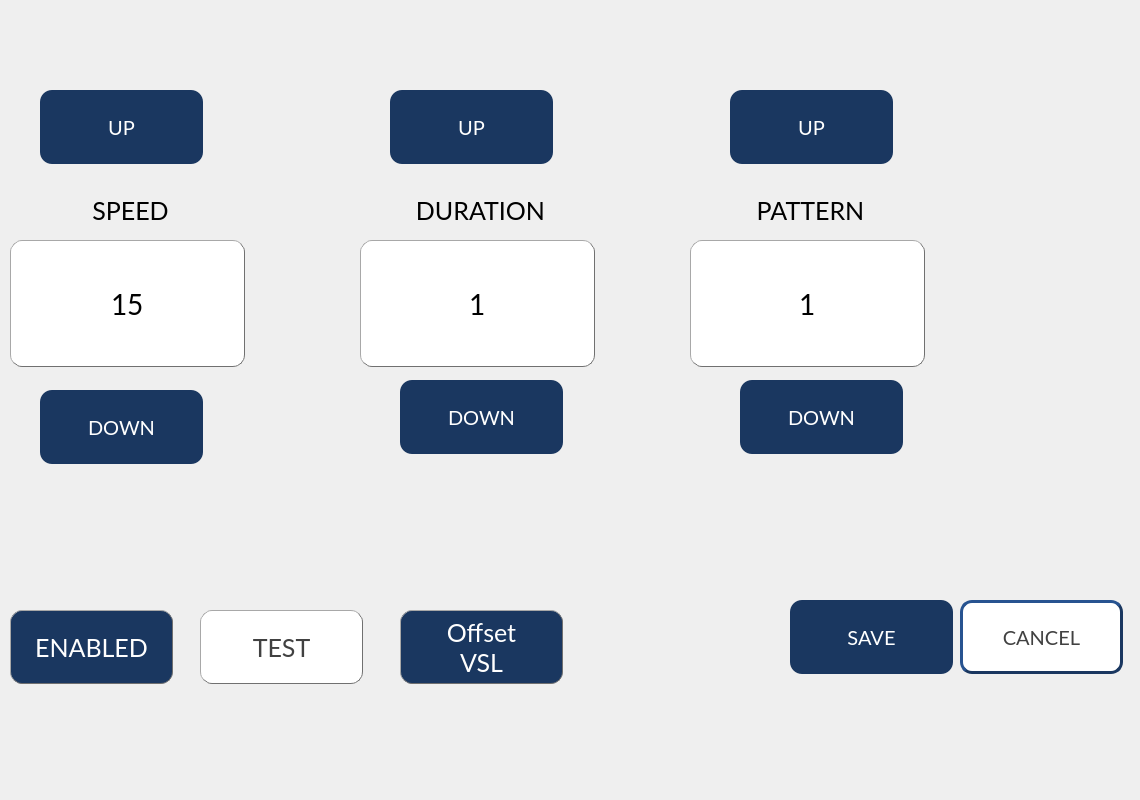
<?xml version="1.0" encoding="UTF-8"?>
<ui version="4.0">
 <class>HNS_Strobe_Settings_Screen</class>
 <widget class="QWidget" name="HNS_Strobe_Settings_Screen">
  <property name="geometry">
   <rect>
    <x>0</x>
    <y>0</y>
    <width>1140</width>
    <height>800</height>
   </rect>
  </property>
  <property name="windowTitle">
   <string>Form</string>
  </property>
  <widget class="QPushButton" name="PB_StrobeSet_Save">
   <property name="geometry">
    <rect>
     <x>790</x>
     <y>600</y>
     <width>163</width>
     <height>74</height>
    </rect>
   </property>
   <property name="font">
    <font>
     <family>Lato</family>
     <pointsize>15</pointsize>
    </font>
   </property>
   <property name="styleSheet">
    <string notr="true">QPushButton{
	background-color:#1A3760;
	color:#FFFFFF;
	border-radius:12px;
}</string>
   </property>
   <property name="text">
    <string>SAVE</string>
   </property>
  </widget>
  <widget class="QPushButton" name="PB_StrobeSet_Cancel">
   <property name="geometry">
    <rect>
     <x>960</x>
     <y>600</y>
     <width>163</width>
     <height>74</height>
    </rect>
   </property>
   <property name="font">
    <font>
     <family>Lato</family>
     <pointsize>15</pointsize>
    </font>
   </property>
   <property name="styleSheet">
    <string notr="true">QPushButton{
	background-color:#FFFFFF;
	color:#414141;
	border-style:outset;
	border-width:3px;
	border-color:#1A3760;
	border-radius:12px;
}</string>
   </property>
   <property name="text">
    <string>CANCEL</string>
   </property>
  </widget>
  <widget class="QLineEdit" name="LE_StrobeSet_Pattern">
   <property name="enabled">
    <bool>false</bool>
   </property>
   <property name="geometry">
    <rect>
     <x>690</x>
     <y>240</y>
     <width>235</width>
     <height>127</height>
    </rect>
   </property>
   <property name="font">
    <font>
     <family>Lato</family>
     <pointsize>21</pointsize>
    </font>
   </property>
   <property name="styleSheet">
    <string notr="true">QLineEdit{
	background-color:white;
	border-style:outset;
	border-width:1px;
	border-color:#707070;
	border-radius:12px;
}

QLineEdit:disabled{
	background-color:#FFFFFF;
	color:#000000;
}</string>
   </property>
   <property name="text">
    <string>1</string>
   </property>
   <property name="alignment">
    <set>Qt::AlignCenter</set>
   </property>
  </widget>
  <widget class="QPushButton" name="PB_StrobeSet_Enable">
   <property name="geometry">
    <rect>
     <x>10</x>
     <y>610</y>
     <width>163</width>
     <height>74</height>
    </rect>
   </property>
   <property name="font">
    <font>
     <family>Lato</family>
     <pointsize>19</pointsize>
    </font>
   </property>
   <property name="styleSheet">
    <string notr="true">QPushButton{
	background-color:#FFFFFF;
	color:#414141;
	border-style:outset;
	border-width:1px;
	border-color:#707070;
	border-radius:12px;
}

QPushButton:checked{
	background-color:#1A3760;
	color:#FFFFFF;
}</string>
   </property>
   <property name="text">
    <string>ENABLED</string>
   </property>
   <property name="checkable">
    <bool>true</bool>
   </property>
   <property name="checked">
    <bool>true</bool>
   </property>
  </widget>
  <widget class="QLineEdit" name="LE_StrobeSet_Speed">
   <property name="enabled">
    <bool>false</bool>
   </property>
   <property name="geometry">
    <rect>
     <x>10</x>
     <y>240</y>
     <width>235</width>
     <height>127</height>
    </rect>
   </property>
   <property name="font">
    <font>
     <family>Lato</family>
     <pointsize>21</pointsize>
    </font>
   </property>
   <property name="styleSheet">
    <string notr="true">QLineEdit{
	background-color:white;
	border-style:outset;
	border-width:1px;
	border-color:#707070;
	border-radius:12px;
}

QLineEdit:disabled{
	background-color:#FFFFFF;
	color:#000000;
}</string>
   </property>
   <property name="text">
    <string>15</string>
   </property>
   <property name="alignment">
    <set>Qt::AlignCenter</set>
   </property>
  </widget>
  <widget class="QPushButton" name="PB_StrobeSet_Duration_Up">
   <property name="geometry">
    <rect>
     <x>390</x>
     <y>90</y>
     <width>163</width>
     <height>74</height>
    </rect>
   </property>
   <property name="font">
    <font>
     <family>Lato</family>
     <pointsize>15</pointsize>
    </font>
   </property>
   <property name="styleSheet">
    <string notr="true">QPushButton{
	background-color:#1A3760;
	color:#FFFFFF;
	border-radius:12px;
}</string>
   </property>
   <property name="text">
    <string>UP</string>
   </property>
  </widget>
  <widget class="QPushButton" name="PB_StrobeSet_Test">
   <property name="geometry">
    <rect>
     <x>200</x>
     <y>610</y>
     <width>163</width>
     <height>74</height>
    </rect>
   </property>
   <property name="font">
    <font>
     <family>Lato</family>
     <pointsize>19</pointsize>
    </font>
   </property>
   <property name="styleSheet">
    <string notr="true">QPushButton{
	background-color:#FFFFFF;
	color:#414141;
	border-style:outset;
	border-width:1px;
	border-color:#707070;
	border-radius:12px;
}

QPushButton:checked{
	background-color:#1A3760;
	color:#FFFFFF;
}</string>
   </property>
   <property name="text">
    <string>TEST</string>
   </property>
   <property name="checkable">
    <bool>false</bool>
   </property>
   <property name="checked">
    <bool>false</bool>
   </property>
  </widget>
  <widget class="QPushButton" name="PB_StrobeSet_Pattern_Dn">
   <property name="geometry">
    <rect>
     <x>740</x>
     <y>380</y>
     <width>163</width>
     <height>74</height>
    </rect>
   </property>
   <property name="font">
    <font>
     <family>Lato</family>
     <pointsize>15</pointsize>
    </font>
   </property>
   <property name="styleSheet">
    <string notr="true">QPushButton{
	background-color:#1A3760;
	color:#FFFFFF;
	border-radius:12px;
}</string>
   </property>
   <property name="text">
    <string>DOWN</string>
   </property>
  </widget>
  <widget class="QLabel" name="label_82">
   <property name="geometry">
    <rect>
     <x>720</x>
     <y>200</y>
     <width>181</width>
     <height>21</height>
    </rect>
   </property>
   <property name="font">
    <font>
     <family>Lato</family>
     <pointsize>19</pointsize>
    </font>
   </property>
   <property name="text">
    <string>PATTERN</string>
   </property>
   <property name="alignment">
    <set>Qt::AlignCenter</set>
   </property>
  </widget>
  <widget class="QLineEdit" name="LE_StrobeSet_Duration">
   <property name="enabled">
    <bool>false</bool>
   </property>
   <property name="geometry">
    <rect>
     <x>360</x>
     <y>240</y>
     <width>235</width>
     <height>127</height>
    </rect>
   </property>
   <property name="font">
    <font>
     <family>Lato</family>
     <pointsize>21</pointsize>
    </font>
   </property>
   <property name="styleSheet">
    <string notr="true">QLineEdit{
	background-color:white;
	border-style:outset;
	border-width:1px;
	border-color:#707070;
	border-radius:12px;
}

QLineEdit:disabled{
	background-color:#FFFFFF;
	color:#000000;
}</string>
   </property>
   <property name="text">
    <string>1</string>
   </property>
   <property name="alignment">
    <set>Qt::AlignCenter</set>
   </property>
  </widget>
  <widget class="QPushButton" name="PB_StrobeSet_Duration_Dn">
   <property name="geometry">
    <rect>
     <x>400</x>
     <y>380</y>
     <width>163</width>
     <height>74</height>
    </rect>
   </property>
   <property name="font">
    <font>
     <family>Lato</family>
     <pointsize>15</pointsize>
    </font>
   </property>
   <property name="styleSheet">
    <string notr="true">QPushButton{
	background-color:#1A3760;
	color:#FFFFFF;
	border-radius:12px;
}</string>
   </property>
   <property name="text">
    <string>DOWN</string>
   </property>
  </widget>
  <widget class="QPushButton" name="PB_StrobeSet_SpeedMode">
   <property name="geometry">
    <rect>
     <x>400</x>
     <y>610</y>
     <width>163</width>
     <height>74</height>
    </rect>
   </property>
   <property name="font">
    <font>
     <family>Lato</family>
     <pointsize>19</pointsize>
    </font>
   </property>
   <property name="styleSheet">
    <string notr="true">QPushButton{
	background-color:#FFFFFF;
	color:#414141;
	border-style:outset;
	border-width:1px;
	border-color:#707070;
	border-radius:12px;
}

QPushButton:checked{
	background-color:#1A3760;
	color:#FFFFFF;
}</string>
   </property>
   <property name="text">
    <string>Offset
VSL</string>
   </property>
   <property name="checkable">
    <bool>true</bool>
   </property>
   <property name="checked">
    <bool>true</bool>
   </property>
  </widget>
  <widget class="QLabel" name="label_80">
   <property name="geometry">
    <rect>
     <x>40</x>
     <y>200</y>
     <width>181</width>
     <height>21</height>
    </rect>
   </property>
   <property name="font">
    <font>
     <family>Lato</family>
     <pointsize>19</pointsize>
    </font>
   </property>
   <property name="text">
    <string>SPEED</string>
   </property>
   <property name="alignment">
    <set>Qt::AlignCenter</set>
   </property>
  </widget>
  <widget class="QPushButton" name="PB_StrobeSet_Pattern_Up">
   <property name="geometry">
    <rect>
     <x>730</x>
     <y>90</y>
     <width>163</width>
     <height>74</height>
    </rect>
   </property>
   <property name="font">
    <font>
     <family>Lato</family>
     <pointsize>15</pointsize>
    </font>
   </property>
   <property name="styleSheet">
    <string notr="true">QPushButton{
	background-color:#1A3760;
	color:#FFFFFF;
	border-radius:12px;
}</string>
   </property>
   <property name="text">
    <string>UP</string>
   </property>
  </widget>
  <widget class="QPushButton" name="PB_StrobeSet_Speed_Up">
   <property name="geometry">
    <rect>
     <x>40</x>
     <y>90</y>
     <width>163</width>
     <height>74</height>
    </rect>
   </property>
   <property name="font">
    <font>
     <family>Lato</family>
     <pointsize>15</pointsize>
    </font>
   </property>
   <property name="styleSheet">
    <string notr="true">QPushButton{
	background-color:#1A3760;
	color:#FFFFFF;
	border-radius:12px;
}</string>
   </property>
   <property name="text">
    <string>UP</string>
   </property>
  </widget>
  <widget class="QPushButton" name="PB_StrobeSet_Speed_Dn">
   <property name="geometry">
    <rect>
     <x>40</x>
     <y>390</y>
     <width>163</width>
     <height>74</height>
    </rect>
   </property>
   <property name="font">
    <font>
     <family>Lato</family>
     <pointsize>15</pointsize>
    </font>
   </property>
   <property name="styleSheet">
    <string notr="true">QPushButton{
	background-color:#1A3760;
	color:#FFFFFF;
	border-radius:12px;
}</string>
   </property>
   <property name="text">
    <string>DOWN</string>
   </property>
  </widget>
  <widget class="QLabel" name="label_81">
   <property name="geometry">
    <rect>
     <x>390</x>
     <y>200</y>
     <width>181</width>
     <height>21</height>
    </rect>
   </property>
   <property name="font">
    <font>
     <family>Lato</family>
     <pointsize>19</pointsize>
    </font>
   </property>
   <property name="text">
    <string>DURATION</string>
   </property>
   <property name="alignment">
    <set>Qt::AlignCenter</set>
   </property>
  </widget>
 </widget>
 <resources/>
 <connections/>
</ui>
